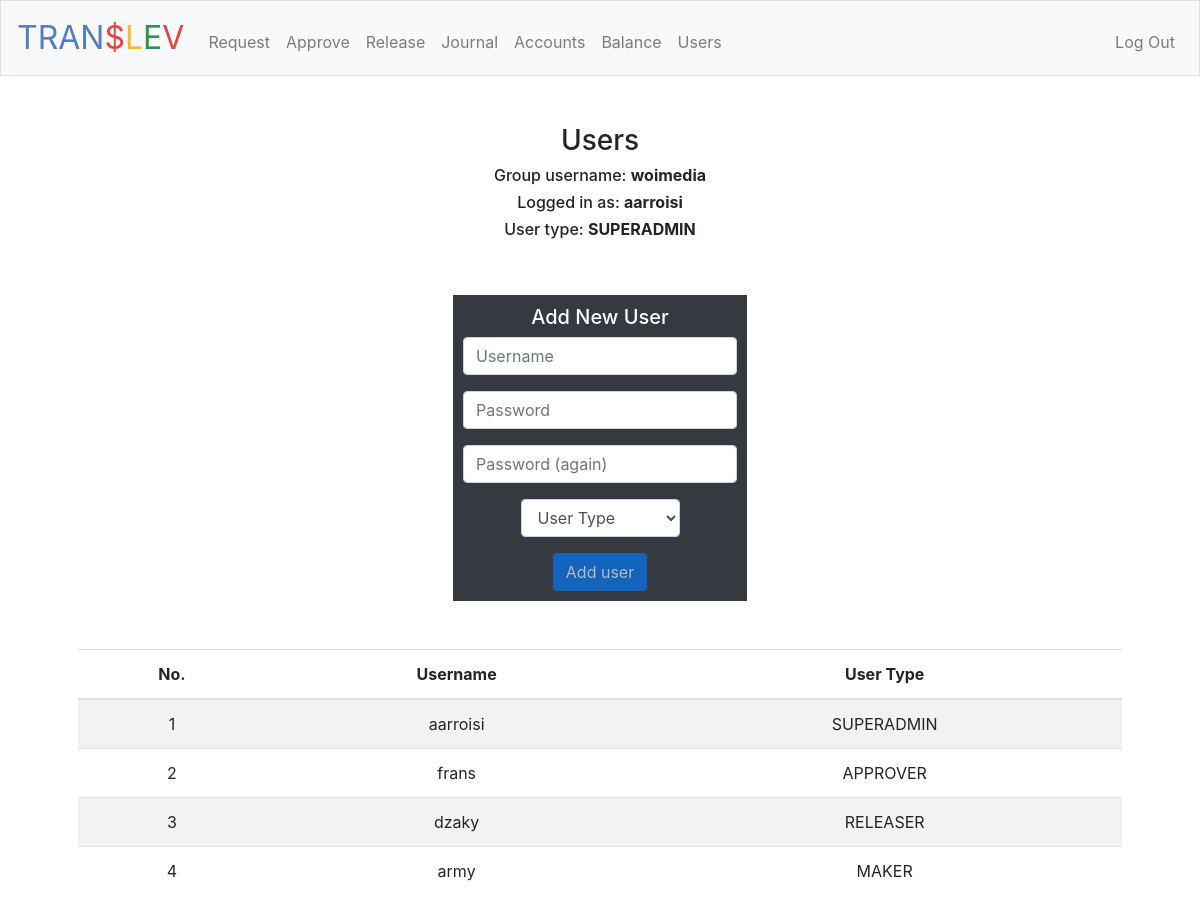
The app's page /users (signed in) with its own data.
### tables this page shows
CREATE TABLE 'users' (
user_id INTEGER PRIMARY KEY,
username TEXT,
hash TEXT, 'type' text DEFAULT 'MAKER', 'group_username' text, 'allowed' boolean DEFAULT 1);

### application.py (the view, shortened to what this page needs)
@app.route("/users", methods=["GET", "POST"])
@login_required
def users():
    db = SQL("sqlite:///translev.db")
    userid = session["user_id"]
    userSession = db.execute("SELECT * FROM users WHERE users.user_id = ?", userid)
    username = userSession[0]["username"]
    level = userSession[0]['type']
    group_username = userSession[0]['group_username']
    ids = [group_username, username, level]
    if level in ["SUPERADMIN"]:
        if request.method == "GET":
            users = db.execute("SELECT * FROM users WHERE allowed = 1 AND group_username = ?", group_username)
            for id_,row in zip(list(range(1,len(users)+1)),users):
                row["user_id"] = id_
            return render_template("users.html", users=users, ids=ids)
    else:
        flash("You are not SUPER ADMIN")
        return redirect("/")

### application.py (called while the page is built)
@app.after_request
def after_request(response):
    response.headers["Cache-Control"] = "no-cache, no-store, must-revalidate"
    response.headers["Expires"] = 0
    response.headers["Pragma"] = "no-cache"
    return response

### helpers.py (called while the page is built)
def login_required(f):
    @wraps(f)
    def decorated_function(*args, **kwargs):
        if session.get("user_id") is None:
            return redirect("/login")
        return f(*args, **kwargs)
    return decorated_function

### templates/users.html (shortened to what this page needs)
{% extends "layout.html" %}
{% block main %}
    <h3>Users</h3>
    <h6>Group username: <b>{{ ids[0] }}</b></h6>
    <h6>Logged in as: <b>{{ ids[1] }}</b></h6>
    <h6>User type: <b>{{ ids[2] }}</b></h6>
    <br>
    <br>
    <div class="container">
        <div class="row">
            <div class="col- bg-dark text-white mx-auto" style="margin:0; auto; padding: 10px 10px 10px 10px;">
                <h5>Add New User</h5>
                <form action="/users" method="post">
                    <div class="form-group">
                        <input id="username" onkeyup="success()" autocomplete="off" autofocus class="form-control" name="username" placeholder="Username" type="text">
                    </div>
                    <div class="form-group">
                        <input class="form-control" name="password" placeholder="Password" type="password">
                    </div>
                    <div class="form-group">
                        <input class="form-control" name="password2" placeholder="Password (again)" type="password">
                    </div>
                    <div class="form-group">
                        <select id="user_type" name="user_type" class="form-control" onchange="success()">
                            <option disabled selected>User Type</option>
                        </select>
                    </div>
                    <button id="button" class="btn btn-primary" type="submit" disabled>Add user</button>
                </form>
            </div>
        </div>
    </div>
    <br>
    <br>
    <table class="table text-center table-striped">
        <thead>
            <tr>
                <th scope="col">No.</th>
                <th scope="col">Username</th>
                <th scope="col">User Type</th>
            </tr>
        </thead>
        <tbody>
        {% for row in users %}
            <tr>
                <td>{{ row["user_id"] }}</td>
                <td>{{ row["username"] }}</td>
                <td>{{ row["type"] }}</td>
            </tr>
        {% endfor %}
        </tbody>
    </table>
{% endblock %}

### static/styles.css (style rules this page uses)
main .form-control { display: inline-block; width: auto; }

### records on screen
users: group_username "woimedia", username "aarroisi", type "SUPERADMIN", user_id "1"
users: user_id "2", username "frans", type "APPROVER"
users: user_id "3", username "dzaky", type "RELEASER"
users: user_id "4", username "army", type "MAKER"
